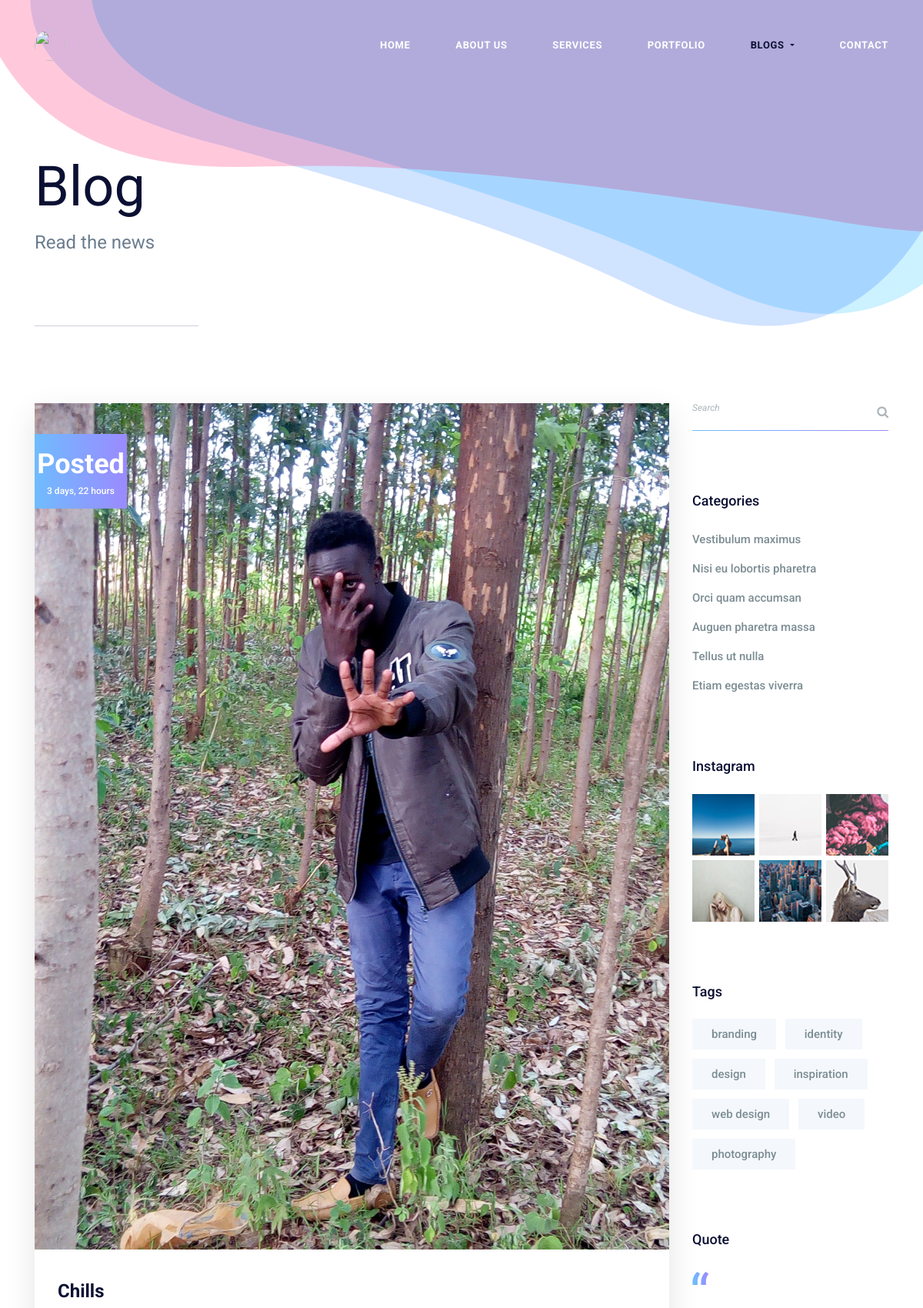
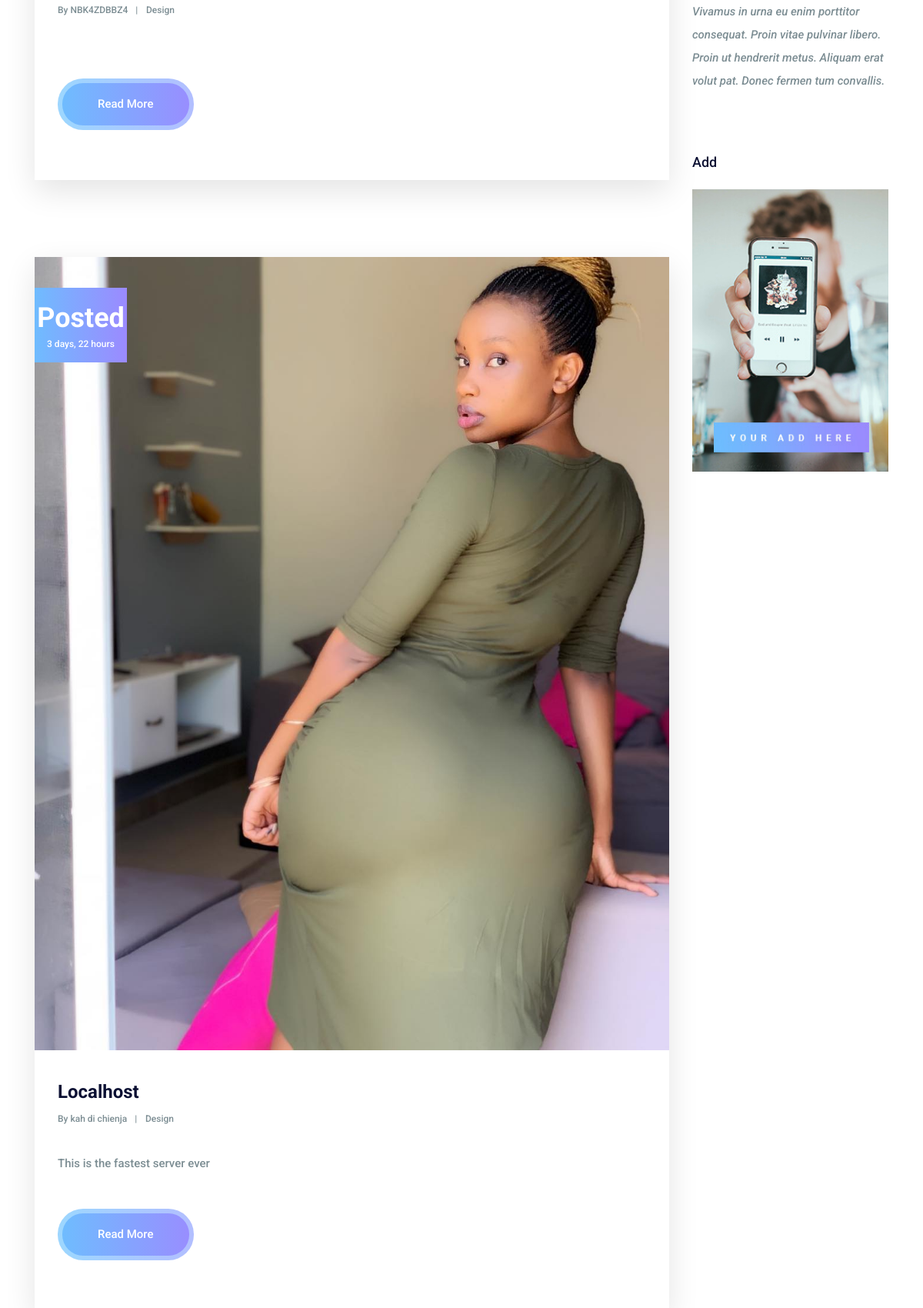
Screenshot of /Blog/allposts/ (upper part) with the database file from the repository (2 pictures, top to bottom).
### Blog/models.py (models this page shows, shortened)
class Post(models.Model):
    title = models.CharField(max_length = 100)
    author = models.CharField(max_length = 100)
    description = models.TextField(blank=True)
    created_at = models.DateTimeField(default = datetime.now, blank = True)
    photo = models.ImageField(upload_to = 'photos/blogphotos/', null = True, blank = True)

### Blog/views.py (the view)
# urls.py: path('allposts/', views.all_posts, name = 'all_posts'),
def all_posts(request):
    posts = Post.objects.all().order_by('-id')
    paginator = Paginator(posts, 5)
    page = request.GET.get('page')
    posts = paginator.get_page(page)
    return render(request, "all_posts.html", { 'posts': posts })

### Blog/templates/all_posts.html (shortened to what this page needs)
{% extends "blog/base.html" %}
{% load static %}
{% block content %}
{% include "blog/navbar.html" %}
<section class="banner_area">
    <div class="container">
        <div class="banner_inner_text">
            <h2>Blog</h2>
            <p>Read the news</p>
        </div>
    </div>
</section>
<section class="blog_main_area p_100">
    <div class="container">
        <div class="row">
            <div class="col-lg-9">
                <div class="blog_main_inner">
                    {% for post in posts %}
                    <div class="blog_main_item">
                        <div class="blog_img">
                            <img class="img-fluid" src="/Blog{{ post.photo.url }}" target="_blank" alt="{{ post.title }}">
                            <div class="blog_date">
                                <h4>Posted</h4>
                                <h5>{{ post.created_at|timesince }}</h5>
                            </div>
                        </div>
                        <div class="blog_text">
                            <a href="#">
                                <h4>{{ post.title }}</h4>
                            </a>
                            <div class="blog_author">
                                <a href="#">By {{ post.author }}</a>
                                <a href="#">Design</a>
                            </div>
                            <p>{{ post.description }}</p>
                            <a class="more_btn" href="/Blog/postitem/{{ post.id }}">Read More</a>
                        </div>
                    </div>
                    {% endfor %}
                </div>
            </div>
            <div class="col-lg-3">
                <div class="blog_right_sidebar">
                    <aside class="r_widget search_widget">
                        <div class="input-group">
                            <input type="text" class="form-control" placeholder="Search" aria-label="Search">
                            <span class="input-group-btn">
                                <button class="btn btn-secondary" type="button"><i class="fa fa-search"></i></button>
                            </span>
                        </div>
                    </aside>
                    <aside class="r_widget categories_widget">
                        <div class="r_w_title">
                            <h3>Categories</h3>
                        </div>
                        <ul>
                            <li><a href="#">Vestibulum maximus</a></li>
                            <li><a href="#">Nisi eu lobortis pharetra</a></li>
                            <li><a href="#">Orci quam accumsan</a></li>
                            <li><a href="#">Auguen pharetra massa</a></li>
                            <li><a href="#">Tellus ut nulla</a></li>
                            <li><a href="#"> Etiam egestas viverra </a></li>
                        </ul>
                    </aside>
                    <aside class="r_widget insta_widget">
                        <div class="r_w_title">
                            <h3>Instagram</h3>
                        </div>
                        <ul>
                            <li><a href="https://www.instagram.com/?hl=en">
                                    <img class="img-fluid" src="{% static 'img/instagram/right-instagram/r-in-1.jpg' %}" alt="">
                                </a></li>
                            <li><a href="https://www.instagram.com/?hl=en">
                                    <img class="img-fluid" src="{% static 'img/instagram/right-instagram/r-in-2.jpg' %}" alt="">
                                </a></li>
                            <li><a href="https://www.instagram.com/?hl=en">
                                    <img class="img-fluid" src="{% static 'img/instagram/right-instagram/r-in-3.jpg' %}" alt="">
                                </a></li>
                            <li><a href="https://www.instagram.com/?hl=en">
                                    <img class="img-fluid" src="{% static 'img/instagram/right-instagram/r-in-4.jpg' %}" alt="">
                                </a></li>
                            <li><a href="https://www.instagram.com/?hl=en">
                                    <img class="img-fluid" src="{% static 'img/instagram/right-instagram/r-in-5.jpg' %}" alt="">
                                </a></li>
                            <li><a href="https://www.instagram.com/?hl=en">
                                    <img class="img-fluid" src="{% static 'img/instagram/right-instagram/r-in-6.jpg' %}" alt="">
                                </a></li>
                        </ul>
                    </aside>
                    <aside class="r_widget tag_widget">
                        <div class="r_w_title">
                            <h3>Tags</h3>
                        </div>
                        <ul>
                            <li><a href="#">branding</a></li>
                            <li><a href="#">identity</a></li>
                            <li><a href="#">design</a></li>
                            <li><a href="#">inspiration</a></li>
                            <li><a href="#">web design</a></li>
                            <li><a href="#">video</a></li>
                            <li><a href="#">photography</a></li>
                        </ul>
                    </aside>
                    <aside class="r_widget quote_widget">
                        <div class="r_w_title">
                            <h3>Quote</h3>
                        </div>
                        <img src="{% static 'img/icon/quote-icon.png' %}" alt="">
                        <p>Vivamus in urna eu enim porttitor consequat. Proin vitae pulvinar libero. Proin ut hendrerit
                            metus. Aliquam erat volut pat. Donec fermen tum convallis.</p>
                    </aside>
                    <aside class="r_widget add_widget">
                        <div class="r_w_title">
                            <h3>Add</h3>
                        </div>
                        <img class="img-fluid" src="{% static 'img/add.jpg' %}" alt="">
                    </aside>
                </div>
            </div>
        </div>
        </div>
</section>
{% endblock %}

### rows the page displays
Post: photo (picture), created_at "3 days, 22 hours", title "Chills", author "NBK4ZDBBZ4"
Post: photo (picture), created_at "3 days, 22 hours", title "Localhost", author "kah di chienja", description "This is the fastest server ever"
